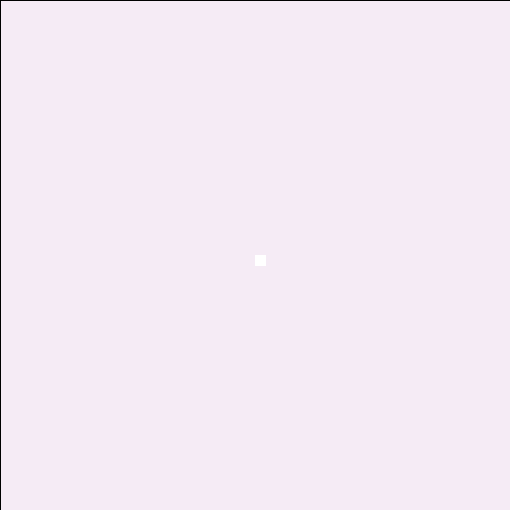
Frame 1 (no input)
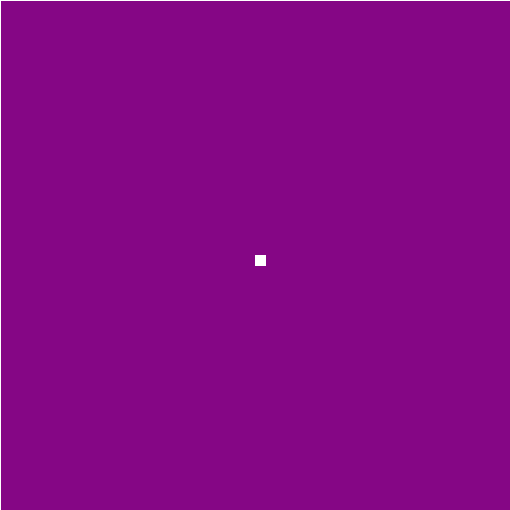
Frame 60 (the mouse pressed at the canvas centre just before this capture)
Frame 120 (the mouse held since frame 60 and released just before this capture): identical to frame 60, image omitted

The Processing sketch that drew these frames (run headless with seeded random() and noise(); from frame 60 on, the mouse is pressed at the canvas centre):

// Processing sketch: processing_157117
// ── processing_157117.pde

final static int NORTH = 1;
final static int EAST = 2;
final static int SOUTH = 4;
final static int WEST = 8;
int result;
float x,y;
 
void setup() {
  size(510, 510);
  frameRate(150);  
  background(255);
  result = 0;
  x = width/2;
  y = height/2;
}
 
void draw() {
  fill(x/2, 0, y/2, 20);
  rect(0, 0, width, height);
  
  switch(result) {
    case NORTH: if(y>0)y--; break;
    case EAST: if(x<width-10)x++; break;
    case SOUTH: if(y<height-10)y++; break;
    case WEST: if(x>0)x--; break;
    case NORTH|EAST: if(y>0)y--; if(x<width-10)x++; break;
    case NORTH|WEST: if(y>0)y--; if(x>0)x--; break;
    case SOUTH|EAST: if(y<height-10)y++; if(x<width-10)x++; break;
    case SOUTH|WEST: if(y<height-10)y++; if(x>0)x--; break;
  }
  fill(255);
  stroke(255);
  rect(x,y,10,10);
}
 
void keyPressed(){
  switch(key) {
    case('w'):case('W'):result |=NORTH;break;
    case('d'):case('D'):result |=EAST;break;
    case('s'):case('S'):result |=SOUTH;break;
    case('a'):case('A'):result |=WEST;break;
  }
}
 
void keyReleased(){  
  switch(key) {
    case('w'):case('W'):result ^=NORTH;break;
    case('d'):case('D'):result ^=EAST;break;
    case('s'):case('S'):result ^=SOUTH;break;
    case('a'):case('A'):result ^=WEST;break;
  }
}
